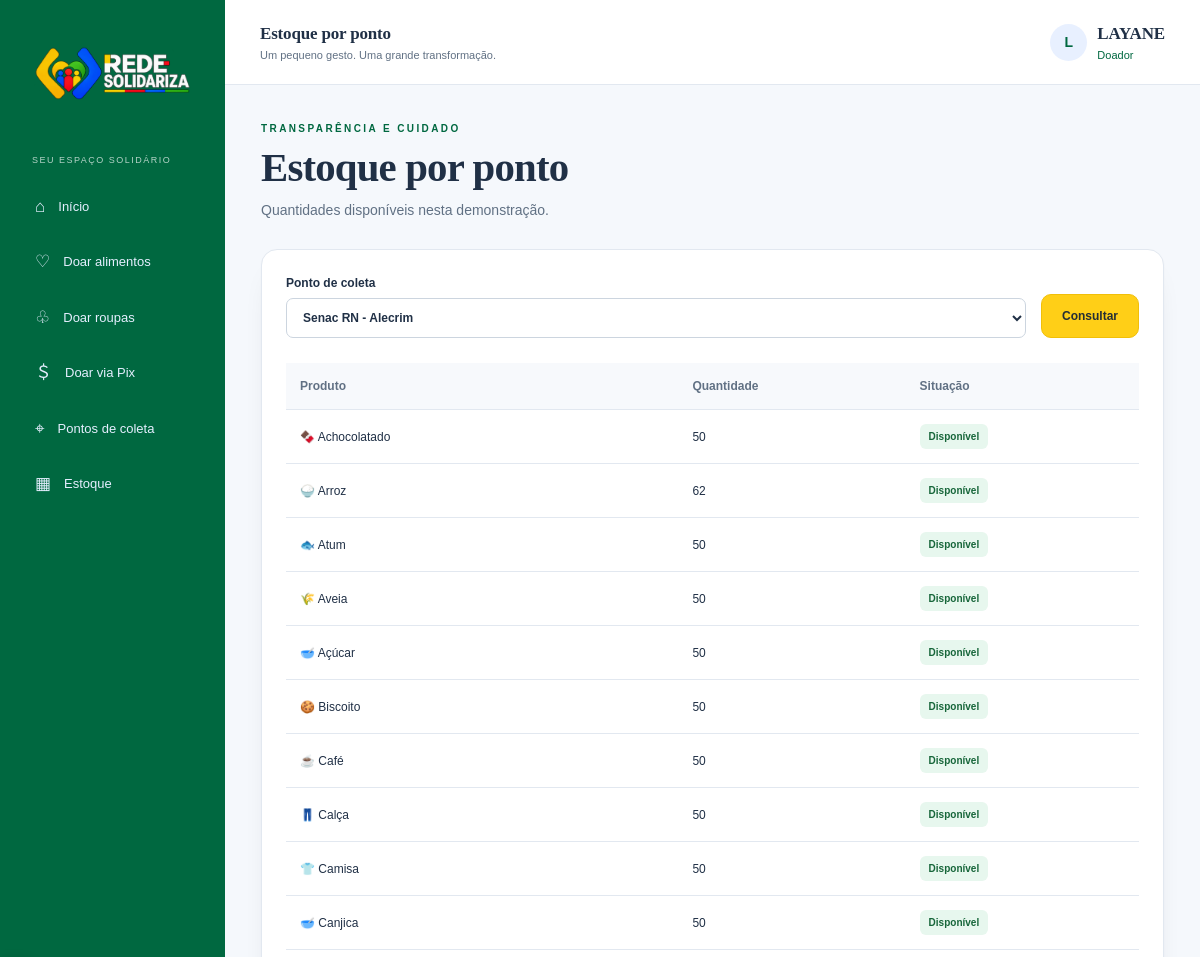
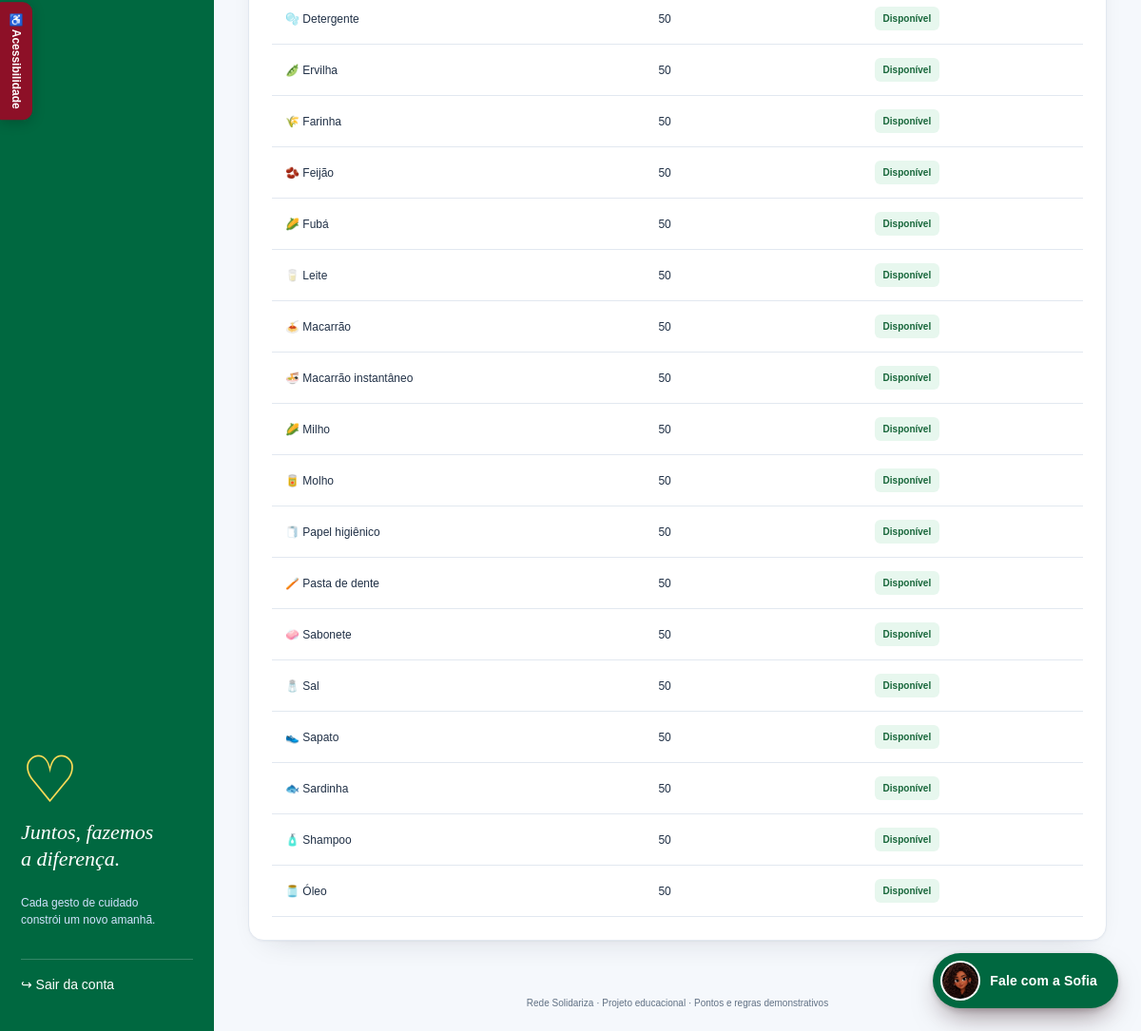
Screenshot of /estoque (signed in) with the database file from the repository (2 pictures, top to bottom).
### tables this page shows
CREATE TABLE usuarios(id INTEGER PRIMARY KEY, nome TEXT NOT NULL, cpf TEXT UNIQUE NOT NULL, telefone TEXT NOT NULL, senha TEXT NOT NULL, moradores INTEGER NOT NULL, criancas INTEGER NOT NULL, renda INTEGER NOT NULL, perfil TEXT NOT NULL, higiene INTEGER NOT NULL, codigo TEXT UNIQUE NOT NULL, ponto TEXT NOT NULL, admin INTEGER NOT NULL DEFAULT 0, cep TEXT NOT NULL DEFAULT '', logradouro TEXT NOT NULL DEFAULT '', numero TEXT NOT NULL DEFAULT '', complemento TEXT NOT NULL DEFAULT '', bairro TEXT NOT NULL DEFAULT '', cidade TEXT NOT NULL DEFAULT '', estado TEXT NOT NULL DEFAULT '');

CREATE TABLE estoque(ponto TEXT NOT NULL, produto TEXT NOT NULL, quantidade INTEGER NOT NULL CHECK(quantidade>=0), PRIMARY KEY(ponto,produto));

### app.py (the view)
@app.route('/estoque')
@login_required
def estoque():
    if g.user and g.user['perfil']=='Beneficiário' and not g.user['admin']: abort(403)
    p = request.args.get('ponto',g.user['ponto'])
    if p not in PONTOS:
        abort(400)
    return render_template('estoque.html',title='Estoque por ponto',ponto=p,estoque=estoque_atual(p))

### app.py (called while the page is built)
def db():
    if 'db' not in g:
        g.db = sqlite3.connect(app.config['DATABASE'], timeout=15)
        g.db.row_factory = sqlite3.Row
        g.db.execute('PRAGMA foreign_keys=ON')
    return g.db

@app.before_request
def prepare():
    g.user = db().execute('SELECT * FROM usuarios WHERE id=?', (session.get('uid'),)).fetchone()
    if 'csrf' not in session:
        session['csrf'] = secrets.token_hex(32)
    token = request.form.get('csrf', '') or request.headers.get('X-CSRF-Token', '')
    if request.method == 'POST' and not secrets.compare_digest(session['csrf'], token):
        abort(400, 'Sua sessão expirou. Recarregue a página e tente novamente.')

def login_required(f):
    @wraps(f)
    def wrapped(*args, **kwargs):
        if not g.user:
            return redirect(url_for('login'))
        return f(*args, **kwargs)
    return wrapped

@app.context_processor
def context():
    return dict(user=g.user, pontos=PONTOS, unidades=UNIDADES, estados=ESTADOS, icones=ICONES, tipos=TIPOS,
                rute_ui=rute.config_ui(g.user))

def estoque_atual(ponto):
    return {r['produto']:r['quantidade'] for r in db().execute('SELECT * FROM estoque WHERE ponto=?',(ponto,))}

### rute.py (called while the page is built)
def perfil_de(usuario):
    if not usuario:
        return 'visitante'
    if usuario['admin']:
        return 'admin'
    return 'doador' if usuario['perfil'] == 'Doador' else 'beneficiario'

def saudacao(perfil, nome=''):
    nome = (nome or '').strip()
    oi = f'Oi, {nome}!' if nome else 'Oi!'
    frases = {
        'visitante': 'Eu sou a Sofia, assistente da Rede Solidariza. Posso explicar como a rede funciona e ajudar com o seu cadastro.',
        'doador': 'Eu sou a Sofia. Posso ajudar você a doar alimentos, roupas ou valores e a acompanhar suas doações.',
        'beneficiario': 'Eu sou a Sofia. Posso ajudar você a montar sua cesta, pedir roupas e entender cada passo.',
        'admin': 'Eu sou a Sofia. Posso resumir a situação da sua unidade e orientar entregas, estoque e doações.',
    }
    return f'{oi} {frases.get(perfil, frases["visitante"])} Como posso ajudar?'

def config_ui(usuario):
    perfil = perfil_de(usuario)
    nome = usuario['nome'].split()[0] if usuario else ''
    return {
        'perfil': perfil,
        'rotulo': ROTULOS[perfil],
        'saudacao': saudacao(perfil, nome),
        'sugestoes': SUGESTOES_INICIAIS[perfil],
        'chave': f"{perfil}:{usuario['codigo']}" if usuario else 'visitante',
    }

### templates/estoque.html
{% extends 'base.html' %}{% block content %}<div class="page-heading"><span class="eyebrow">TRANSPARÊNCIA E CUIDADO</span><h1>Estoque por ponto</h1><p>Quantidades disponíveis nesta demonstração.</p></div><section class="card"><form method="get" class="filter-row"><label>Ponto de coleta<select name="ponto">{% for p in pontos %}<option {{ 'selected' if p==ponto }}>{{ p }}</option>{% endfor %}</select></label><button class="button yellow">Consultar</button></form><div class="table-wrap"><table><thead><tr><th>Produto</th><th>Quantidade</th><th>Situação</th></tr></thead><tbody>{% for p,q in estoque.items() %}<tr><td>{{ icones[p] }} {{ p }}</td><td>{{ q }}</td><td><span class="pill {{ 'low' if q<10 }}">{{ 'Estoque baixo' if q<10 else 'Disponível' }}</span></td></tr>{% endfor %}</tbody></table></div></section>{% endblock %}

### templates/base.html (shortened to what this page needs)
<!DOCTYPE html>
<html lang="pt-BR">
<head><link rel="stylesheet" href="{{ url_for('static',filename='style.css') }}"><link rel="stylesheet" href="{{ url_for('static',filename='editorial.css') }}"><link rel="stylesheet" href="{{ url_for('static',filename='rute.css') }}"><link rel="stylesheet" href="{{ url_for('static',filename='melhorias.css') }}"><link rel="stylesheet" href="{{ url_for('static',filename='acessibilidade_rede.css') }}"></head>
<body class="{{ 'admin-mode' if user and user.admin else ('doador' if user and user.perfil=='Doador' else '') }} {{ 'autenticacao' if not user else '' }}">
{% macro logo() %}<a class="logo logo-original" href="{{ url_for('home') }}" aria-label="Rede Solidariza"><img src="{{ url_for('static',filename='rede-logo.png') }}" alt="Rede Solidariza"></a>{% endmacro %}
{% if user %}
<aside class="sidebar" id="menu">{{ logo() }}<span class="nav-label">{{ 'CENTRAL ADMINISTRATIVA' if user.admin else 'SEU ESPAÇO SOLIDÁRIO' }}</span><nav aria-label="Principal">
{% if user.admin %}
<a class="{{ 'active' if request.endpoint=='admin_painel' }}" href="{{ url_for('admin_painel') }}">▤ <span>Visão geral</span></a>
<a class="{{ 'active' if request.endpoint=='admin_doacoes' }}" href="{{ url_for('admin_doacoes') }}">♡ <span>Doações e Pix</span></a>
<a class="{{ 'active' if request.endpoint=='admin_entregas' }}" href="{{ url_for('admin_entregas') }}">✓ <span>Confirmar entregas</span></a>
<a class="{{ 'active' if request.endpoint=='admin_estoque' }}" href="{{ url_for('admin_estoque') }}">▦ <span>Controle de estoque</span></a>
<a class="{{ 'active' if request.endpoint=='administrar_unidades' }}" href="{{ url_for('administrar_unidades') }}">⌖ <span>Unidades Senac</span></a>
<a class="{{ 'active' if request.endpoint=='vincular_admin' }}" href="{{ url_for('vincular_admin') }}">♙ <span>Acessos administrativos</span></a>
<a href="{{ url_for('trocar_senha_admin') }}">⚿ <span>Alterar senha</span></a>
{% else %}
<a class="{{ 'active' if request.endpoint=='painel' }}" href="{{ url_for('painel') }}">⌂ <span>Início</span></a>
{% if user.perfil=='Beneficiário' %}<a href="{{ url_for('cesta') }}">▣ <span>Minha cesta</span></a><a href="{{ url_for('movimentar',modo='pedido-roupas') }}">♧ <span>Pedir roupas</span></a>
{% else %}<a href="{{ url_for('movimentar',modo='alimentos') }}">♡ <span>Doar alimentos</span></a><a href="{{ url_for('movimentar',modo='roupas') }}">♧ <span>Doar roupas</span></a><a href="{{ url_for('movimentar',modo='dinheiro') }}">＄ <span>Doar via Pix</span></a>{% endif %}
<a href="{{ url_for('pontos') }}">⌖ <span>Pontos de coleta</span></a>{% if user.perfil != 'Beneficiário' %}<a href="{{ url_for('estoque') }}">▦ <span>Estoque</span></a>{% endif %}
{% endif %}</nav>
<div class="sidebar-message"><span>♡</span><h3>Juntos, fazemos<br>a diferença.</h3><p>Cada gesto de cuidado<br>constrói um novo amanhã.</p></div>
<form action="{{ url_for('sair') }}" method="post">{{ csrf() }}<button class="logout" type="submit">↪ Sair da conta</button></form></aside>
<div class="workspace"><header class="topbar"><button class="menu-button" aria-label="Abrir menu" aria-controls="menu" aria-expanded="false">☰</button><div><strong>{{ title }}</strong><small>Um pequeno gesto. Uma grande transformação.</small></div><div class="profile"><span class="avatar">{{ user.nome[0]|upper }}</span><span><strong>{{ user.nome.split()[0] }}</strong><small>{{ user.perfil }}</small></span></div></header>
{% endif %}
<main id="conteudo" class="{{ 'content' if user else 'auth-main' }}">
{% block content %}{% endblock %}
</main>{% if user %}<footer>Rede Solidariza · Projeto educacional · Pontos e regras demonstrativos</footer></div>{% endif %}
{% include '_rute.html' %}
<aside class="rede-acess" aria-label="Ferramentas de acessibilidade">
<button type="button" id="rede-acess-toggle" aria-expanded="false" aria-controls="rede-acess-panel">♿ Acessibilidade</button>
</aside>
</body></html>

### templates/_rute.html (shortened to what this page needs)
<div class="rute" id="rute" data-perfil="{{ rute_ui.perfil }}" data-endpoint="{{ url_for('rute_mensagem') }}" data-csrf="{{ session.csrf }}" data-chave="{{ rute_ui.chave }}" data-saudacao="{{ rute_ui.saudacao }}" data-sugestoes='{{ rute_ui.sugestoes|tojson }}'>
  <button type="button" class="rute-fab" id="rute-fab" aria-expanded="false" aria-controls="rute-panel">
    <img class="rute-avatar" src="{{ url_for('static',filename='sofia-avatar.png') }}" alt="Sofia">
    <span class="rute-fab-texto">Fale com a Sofia</span>
  </button>
</div>

### static/style.css (style rules this page uses)
:root { --brand:#0752bd;--brand-dark:#073d92;--yellow:#ffcf17;--ink:#203046;--muted:#617184;--line:#e2e8f0;--bg:#f5f8fc;--green:#21a75c }
* { box-sizing:border-box }
body { margin:0;color:var(--ink);background:var(--bg);font-family:Arial,Helvetica,sans-serif;font-size:14px;line-height:1.5 }
body.doador { --brand:#006840;--brand-dark:#004e32 }
a { color:var(--brand);text-decoration:none }
button,input,select { font:inherit }
button,a,input,select { -webkit-tap-highlight-color:transparent }
button { cursor:pointer }
h1,h2,h3,p { margin-top:0 }
h1 { font-size:30px;line-height:1.2;letter-spacing:-1px;margin-bottom:10px }
h3 { font-size:15px }
small { font-size:12px }
p { color:var(--muted) }
input,select { width:100%;border:1px solid #ccd5df;border-radius:7px;padding:11px 12px;background:#fff;color:var(--ink);min-width:0 }
label { display:block;font-size:12px;font-weight:600;margin-bottom:16px }
label input,label select { margin-top:6px }
button { border:0 }
form { margin:0 }
.logo { display:flex;align-items:center;gap:8px;color:#fff;font-size:21px;font-weight:800;line-height:1;letter-spacing:-.5px }
.sidebar { position:fixed;left:0;top:0;bottom:0;width:225px;padding:34px 22px 22px;background:var(--brand);color:white;display:flex;flex-direction:column;z-index:20;overflow:auto }
.sidebar .logo { font-size:20px }
.nav-label { font-size:9px;letter-spacing:1.5px;opacity:.7;margin:42px 10px 14px }
.sidebar nav { display:grid;gap:6px }
.sidebar nav a { color:#e5efff;display:flex;align-items:center;gap:13px;padding:12px 13px;border-radius:8px;font-size:17px }
.sidebar nav a span { font-size:13px }
.sidebar-message { margin-top:auto;padding-top:45px;position:relative }
.sidebar-message>span { font-size:68px;color:#ffdc56;line-height:1.2 }
.sidebar-message h3 { color:#fff;font-size:20px;line-height:1.3 }
.sidebar-message p { color:#d2e3ff;font-size:12px }
.logout { margin-top:20px;background:transparent;border-top:1px solid #ffffff35;color:white;padding:16px 0;text-align:left;width:100% }
.workspace { margin-left:225px }
.topbar { height:85px;background:white;border-bottom:1px solid var(--line);display:flex;align-items:center;justify-content:space-between;padding:0 35px;gap:15px }
.topbar small { display:block;color:var(--muted);font-size:11px }
.profile { display:flex;gap:10px;align-items:center }
.profile strong { font-size:12px }
.profile small { color:var(--brand) }
.avatar { width:37px;height:37px;background:#e8f0ff;color:var(--brand);display:grid;place-items:center;border-radius:50%;font-weight:700 }
.content { max-width:1450px;margin:auto;padding:36px }
.page-heading { margin-bottom:28px }
.eyebrow { display:block;font-size:10px;font-weight:700;letter-spacing:1.5px;color:var(--brand);margin-bottom:10px }
.card { background:#fff;border:1px solid var(--line);border-radius:12px;padding:24px;box-shadow:0 3px 12px #183c5a03;min-width:0 }
.pill { display:inline-block;background:#e7f7ee;color:#17663a;border-radius:6px;padding:5px 9px;font-size:10px;font-weight:600 }
.button { display:inline-flex;align-items:center;justify-content:center;gap:8px;border-radius:7px;padding:12px 20px;font-weight:700;font-size:12px;min-height:44px;transition:background .15s }
.yellow { background:var(--yellow);color:#252e35;border:1px solid #f1bf08 }
.table-wrap { overflow:auto }
table { width:100%;border-collapse:collapse;text-align:left;font-size:12px }
th { background:#f7f9fc;color:var(--muted);font-weight:600 }
td,th { padding:14px;border-bottom:1px solid var(--line) }
footer { color:var(--muted);font-size:10px;text-align:center;padding:22px }
.filter-row { display:flex;align-items:end;gap:15px;margin-bottom:25px }
.filter-row label { flex:1;margin-bottom:0 }

### static/melhorias.css (style rules this page uses)
.logo-original { display:flex;align-items:center;max-width:100%;min-width:0 }
.logo-original img { display:block;width:100%;max-width:245px;height:auto;object-fit:contain }
.rute-avatar { border-radius:50%;object-fit:cover;background:#fff;width:40px;height:40px }

### rows the page displays
usuarios: admin "SEU ESPAÇO SOLIDÁRIO", nome "L", nome "LAYANE", perfil "Doador"
estoque: produto "🍫", produto "Achocolatado", quantidade "50", value "Disponível"
estoque: produto "🍚", produto "Arroz", quantidade "62", value "Disponível"
estoque: produto "🐟", produto "Atum", quantidade "50", value "Disponível"
estoque: produto "🌾", produto "Aveia", quantidade "50", value "Disponível"
estoque: produto "🥣", produto "Açúcar", quantidade "50", value "Disponível"
estoque: produto "🍪", produto "Biscoito", quantidade "50", value "Disponível"
estoque: produto "☕", produto "Café", quantidade "50", value "Disponível"
estoque: produto "👖", produto "Calça", quantidade "50", value "Disponível"
estoque: produto "👕", produto "Camisa", quantidade "50", value "Disponível"
estoque: produto "🥣", produto "Canjica", quantidade "50", value "Disponível"
estoque: produto "🫧", produto "Detergente", quantidade "50", value "Disponível"
estoque: produto "🫛", produto "Ervilha", quantidade "50", value "Disponível"
estoque: produto "🌾", produto "Farinha", quantidade "50", value "Disponível"
estoque: produto "🫘", produto "Feijão", quantidade "50", value "Disponível"
estoque: produto "🌽", produto "Fubá", quantidade "50", value "Disponível"
estoque: produto "🥛", produto "Leite", quantidade "50", value "Disponível"
estoque: produto "🍝", produto "Macarrão", quantidade "50", value "Disponível"
estoque: produto "🍜", produto "Macarrão instantâneo", quantidade "50", value "Disponível"
estoque: produto "🌽", produto "Milho", quantidade "50", value "Disponível"
estoque: produto "🥫", produto "Molho", quantidade "50", value "Disponível"
estoque: produto "🧻", produto "Papel higiênico", quantidade "50", value "Disponível"
estoque: produto "🪥", produto "Pasta de dente", quantidade "50", value "Disponível"
estoque: produto "🧼", produto "Sabonete", quantidade "50", value "Disponível"
estoque: produto "🧂", produto "Sal", quantidade "50", value "Disponível"
estoque: produto "👟", produto "Sapato", quantidade "50", value "Disponível"
estoque: produto "🐟", produto "Sardinha", quantidade "50", value "Disponível"
estoque: produto "🧴", produto "Shampoo", quantidade "50", value "Disponível"
estoque: produto "🫙", produto "Óleo", quantidade "50", value "Disponível"

### other values shown
{{ title }} "Estoque por ponto"
form field ponto "Senac RN - Alecrim"
